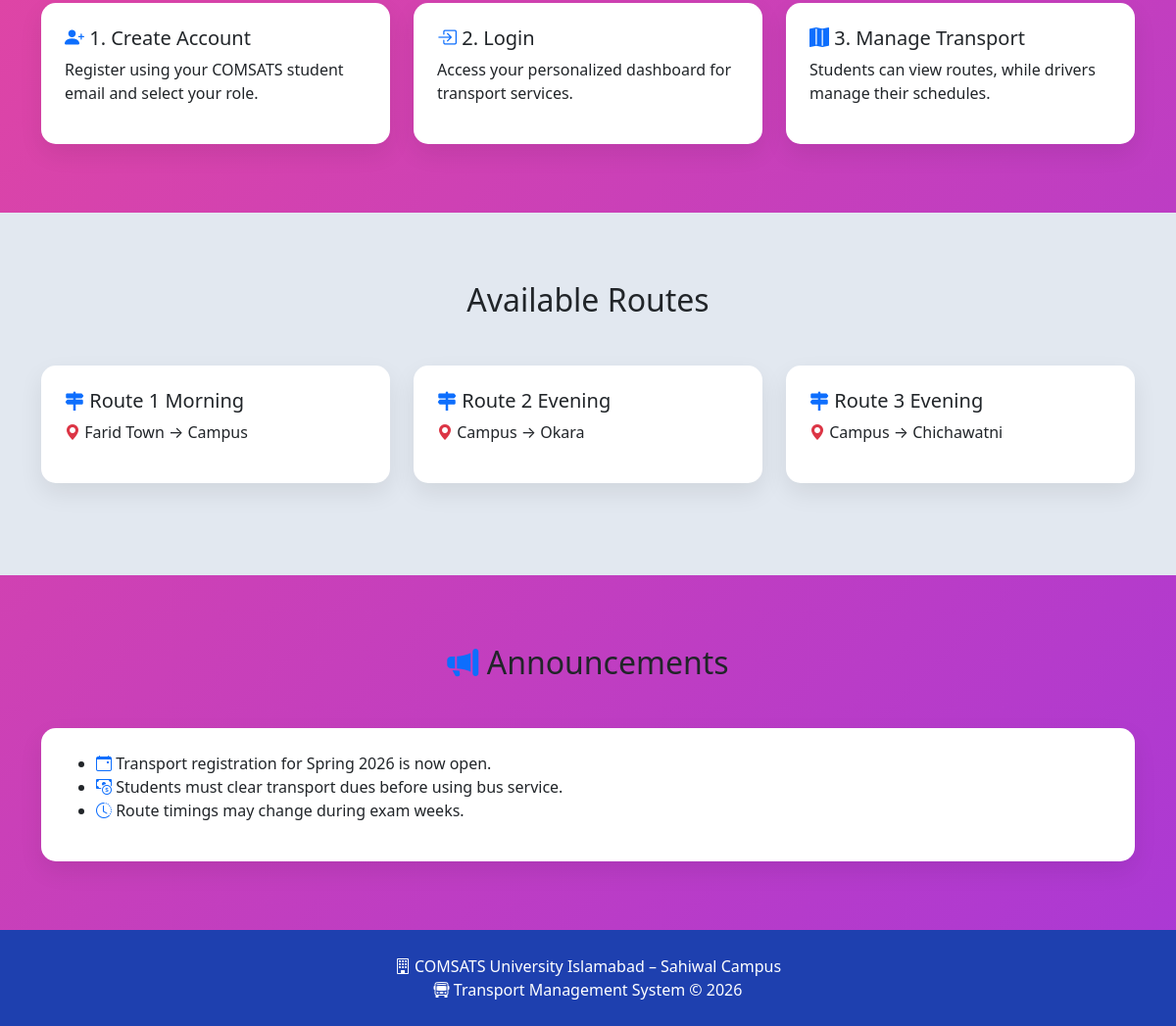
Before: / (lower part) with the older database file.
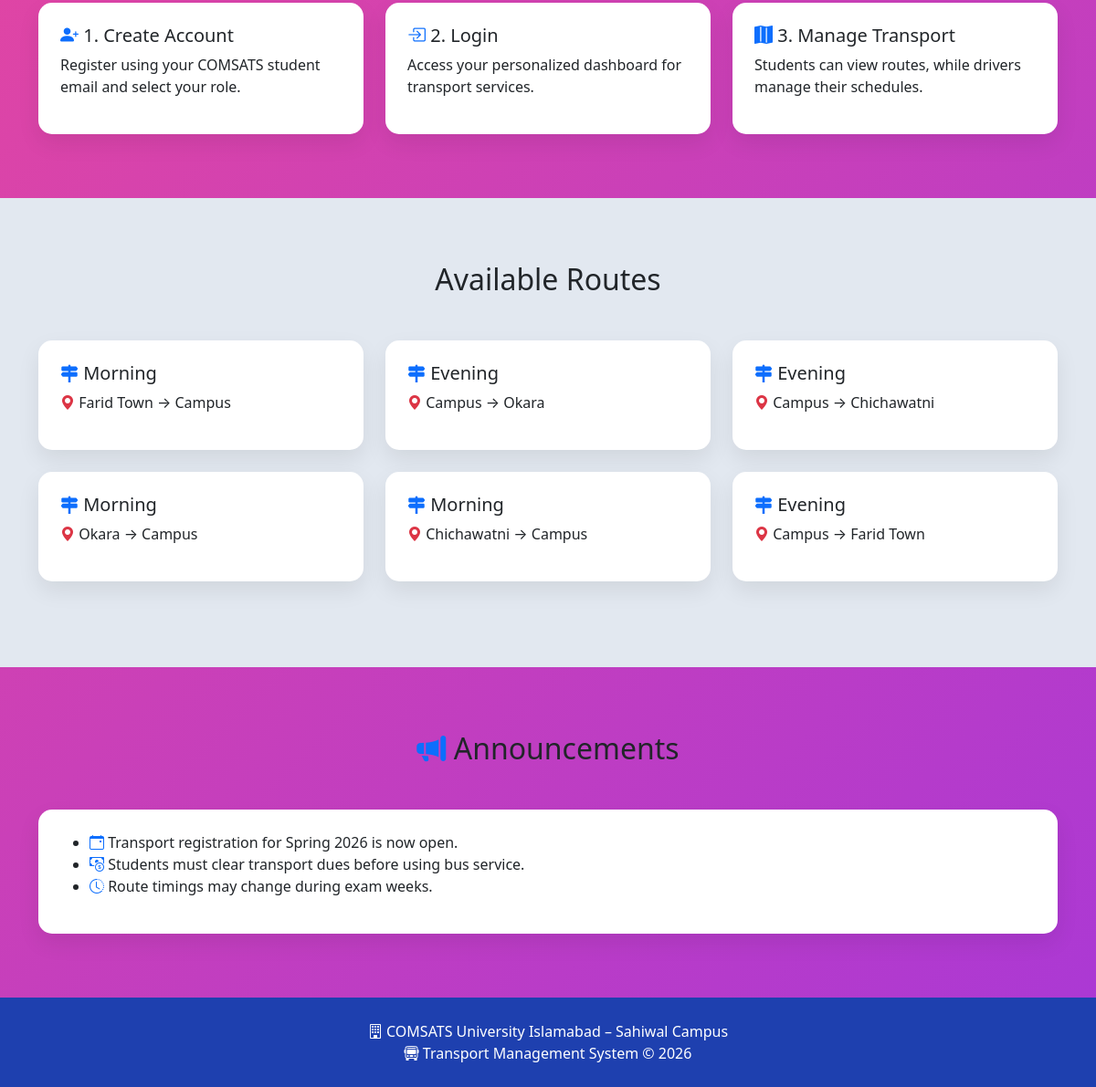
After: the same page with the newer database file.
### service/models.py (models this page shows, shortened)
class Route(models.Model):
    route_name = models.CharField(max_length=100)
    start_location = models.CharField(max_length=100)
    end_location = models.CharField(max_length=100)
    departure_time = models.TimeField()
    arrival_time = models.TimeField()
    monthly_fee = models.DecimalField(max_digits=10, decimal_places=2)
    is_active = models.BooleanField(default=True)

### service/views.py (the view)
# urls.py: path('', views.homePage, name='home_page'),
def homePage(request):
    routes = Route.objects.all()
    return render(request, "homePage.html",{"routes": routes})

### templates/homePage.html (shortened to what this page needs)
{% load static %}
<html lang="en">
<head>
    <link href="https://cdn.jsdelivr.net/npm/bootstrap@5.3.3/dist/css/bootstrap.min.css" rel="stylesheet">
    <link rel="stylesheet" href="https://cdn.jsdelivr.net/npm/bootstrap-icons@1.11.3/font/bootstrap-icons.css">
</head>
<body>
    <section class="section">
        <div class="container">
            <div class="row">
                <div class="col-md-4">
                    <div class="card p-4">
                        <h5><i class="bi bi-person-plus-fill text-primary"></i> 1. Create Account</h5>
                        <p>Register using your COMSATS student email and select your role.</p>
                    </div>
                </div>
                <div class="col-md-4">
                    <div class="card p-4">
                        <h5><i class="bi bi-box-arrow-in-right text-primary"></i> 2. Login</h5>
                        <p>Access your personalized dashboard for transport services.</p>
                    </div>
                </div>
                <div class="col-md-4">
                    <div class="card p-4">
                        <h5><i class="bi bi-map-fill text-primary"></i> 3. Manage Transport</h5>
                        <p>Students can view routes, while drivers manage their schedules.</p>
                    </div>
                </div>
            </div>
        </div>
    </section>
    <section class="section bg-light">
        <div class="container">
            <h2 class="text-center mb-5">Available Routes</h2>
            <div class="row">
                {% for route in routes %}
                <div class="col-md-4 mb-4">
                    <div class="card p-4 h-100">
                        <h5>
                            <i class="bi bi-signpost-2-fill text-primary"></i> {{ route.route_name }}
                        </h5>
                        <p>
                            <i class="bi bi-geo-alt-fill text-danger"></i>
                            {{ route.start_location }} → {{ route.end_location }}
                        </p>
                    </div>
                </div>
                {% empty %}
                <div class="text-center">
                    <p>No routes available</p>
                </div>
                {% endfor %}
            </div>
        </div>
    </section>
    <section class="section">
        <div class="container">
            <h2 class="text-center mb-5">
                <i class="bi bi-megaphone-fill text-primary"></i> Announcements
            </h2>
            <div class="card p-4">
                <ul>
                    <li><i class="bi bi-calendar-event text-primary"></i> Transport registration for Spring 2026 is now
                        open.</li>
                    <li><i class="bi bi-cash-coin text-primary"></i> Students must clear transport dues before using bus
                        service.</li>
                    <li><i class="bi bi-clock-history text-primary"></i> Route timings may change during exam weeks.
                    </li>
                </ul>
            </div>
        </div>
    </section>
    <div class="footer">
        <i class="bi bi-building"></i> COMSATS University Islamabad – Sahiwal Campus<br>
        <i class="bi bi-bus-front"></i> Transport Management System © 2026
    </div>
</body>
</html>

Changed rows visible on the page:
changed Route (number 1 of 6 on the later page): route_name "Route 1 Morning" → "Morning"
changed Route (number 2 of 6 on the later page): route_name "Route 2 Evening" → "Evening"
changed Route (number 3 of 6 on the later page): route_name "Route 3 Evening" → "Evening"
added Route: route_name "Morning", start_location "Okara", end_location "Campus"
added Route: route_name "Morning", start_location "Chichawatni", end_location "Campus"
added Route: route_name "Evening", start_location "Campus", end_location "Farid Town"
